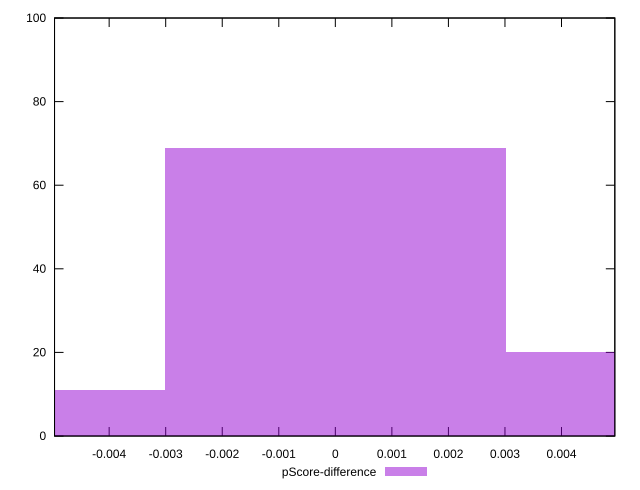

Write gnuplot code to recreate this figure.
reset

$pScoreDifference <<EOF
0 69
0.006031417269305506 20
-0.006031417269305506 11
EOF

set key outside below
set boxwidth 0.006031417269305506
set xrange [-0.004965964556569058:0.004942931923626603]
set yrange [0:100]
set trange [0:100]
set style fill transparent solid 0.5 noborder
set terminal svg size 640, 490 enhanced background rgb 'white'
set output "report_00011_2021-02-09T10:53:21.242Z/mainthread-work-breakdown/samples/pages/pScore-difference/histogram.svg"

plot $pScoreDifference title "pScore-difference" with boxes

reset
